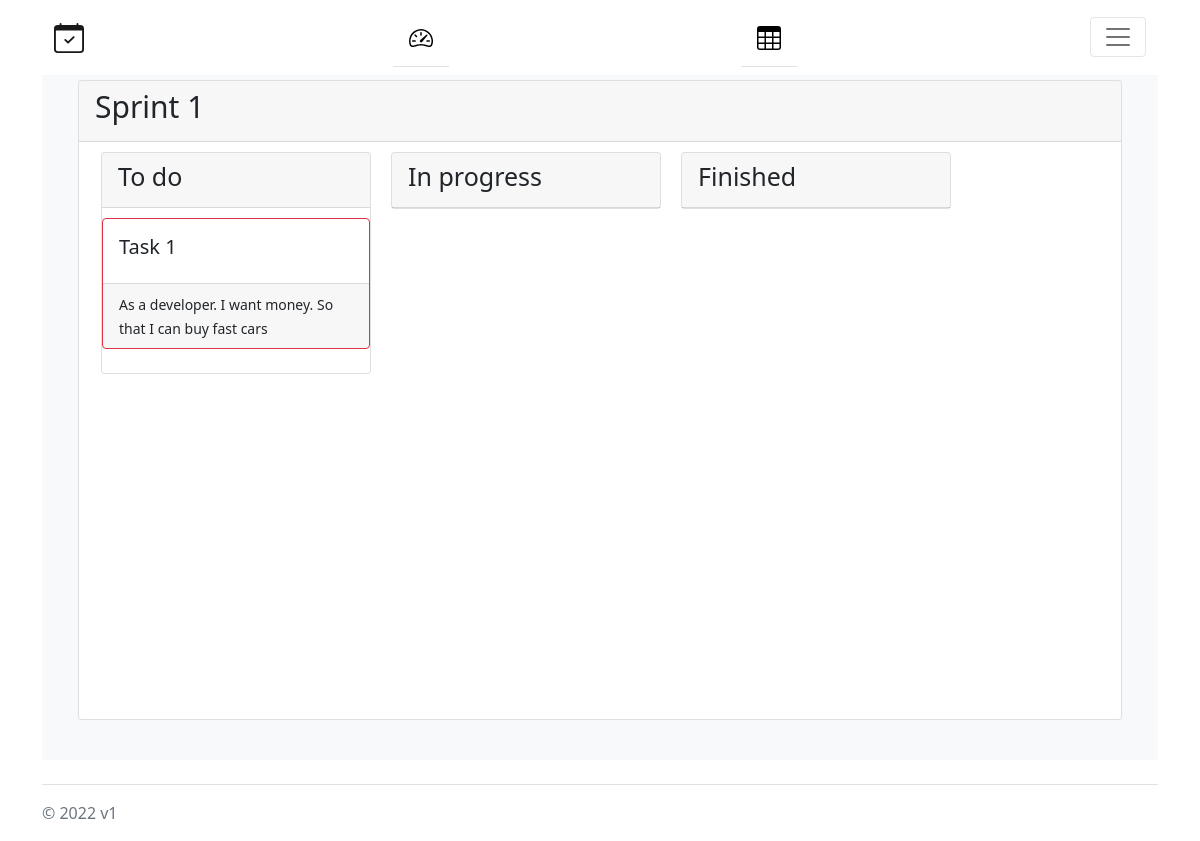
The page /projects/7/sprint1 (signed in) on the database its author committed.
### scrum/models.py (models this page shows)
class Task(models.Model):
    title = models.TextField()
    as_a = models.TextField()
    i_want = models.TextField()
    so_that = models.TextField()
    annotations = models.TextField()
    points = models.IntegerField()
    created_by = models.ForeignKey(User, on_delete=models.CASCADE, related_name='created_by+')
    created_at = models.DateTimeField(auto_now_add=True)
    assigned_for = models.ManyToManyField(User)
    priority = models.IntegerField()
    TODO = 1
    IN_PROGRESS = 2
    FINISHED = 3
    STATE_CHOICES = (
        (TODO, 'To Do'),
        (IN_PROGRESS, 'In Progress'),
        (FINISHED, 'Finished'),
    )
    state = models.PositiveSmallIntegerField(choices=STATE_CHOICES, blank=True, null=True)

### scrum/views.py (the view)
# urls.py: path('projects/<int:project_id>/sprint<int:sprint_number>', scrum_views.sprint, name='sprint'),
@login_required
def sprint(request, project_id=None, sprint_number=None):
    proj = Project.objects.filter(id=project_id)
    tasks = proj.first().sprints.filter(number=sprint_number).first().tasks.values()
    user_prof = UserProfile.objects.filter(user=request.user).first()
    return render(request, 'scrum/sprint.html', {'title': f"Product Backlog", 'tasks': tasks, 'project': proj.values()[0], 'projects': user_prof.projects.all().values(), 'n': sprint_number})

### scrum/templates/scrum/sprint.html (shortened to what this page needs)
{% extends "scrum/base2.html" %}
{% block content %}
<section class="content pb-3">
      <div class="container-fluid h-100">
         <div style="height: 640px"; class="card card-row card-secondary">
            <div class="card-header">
               <h3 style="font-size: 30px"; class="card-title">
                  Sprint {{n}}
               </h3>
            </div>
            <section class="content pb-3 align-center">
                <div class="container-fluid h-100">
    <div class=" card card-row card-secondary" style="width: 270px; float:left; margin:10px; ">
         <div class="card-header">
             <h3 style="font-size: 25px" class="card-title">
                To do
             </h3>
         </div>
        <div class="card-collumn col-sm mx-auto">
        {% for task in tasks %}
            {% if task.state == 1%}
                {% if task.points == 8 %}
                        <div class="scroll" style="padding-top:10px;">
                            <div class="border-danger card" >
                              <div style= "height: 100%"; class="card-body">
                                <h5 class="card-title">{{task.title}}</h5>
                              </div>
                              <div class="card-footer">
                                <small>As a {{task.as_a}}. I want {{task.i_want}}. So that {{task.so_that}}</small>
                              </div>
                            </div>
                            <br>
                        </div>
                {% endif %}
            {% endif %}
        {% endfor %}
        </div>
    </div>
    <div class=" card card-row card-secondary" style="width: 270px; float:left; background:white; margin:10px">
         <div class="card-header">
             <h3 style="font-size: 25px" class="card-title">
                In progress
             </h3>
         </div>
    </div>
    <div class="card card-row card-secondary" style="width: 270px; float:left; background:white; margin:10px">
         <div class="card-header">
             <h3 style="font-size: 25px" class="card-title">
                Finished
             </h3>
         </div>
    </div>
                </div>
            </section>
         </div>
      </div>
</section>
{% endblock content %}

### rows shown on the page
Task: title "Task 1", as_a "developer", i_want "money", so_that "I can buy fast cars"

### other values the page prints
{{ n }} "1"
